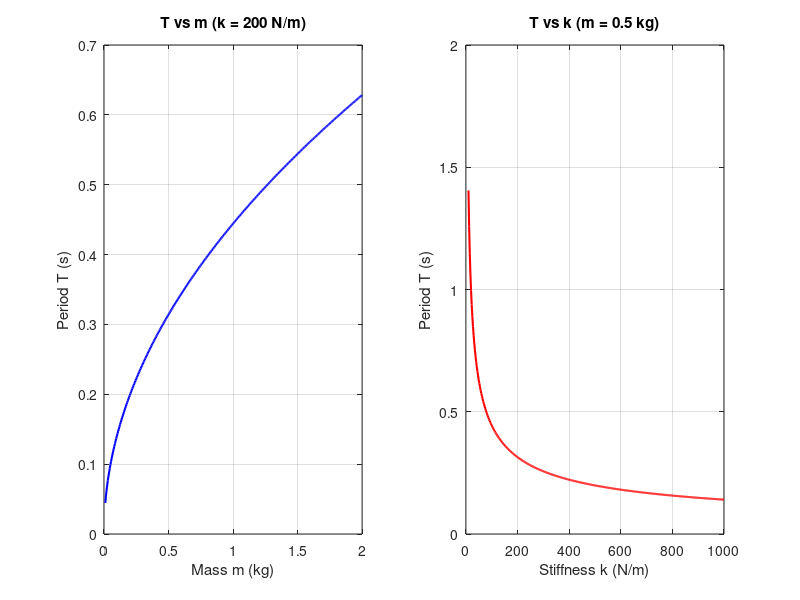
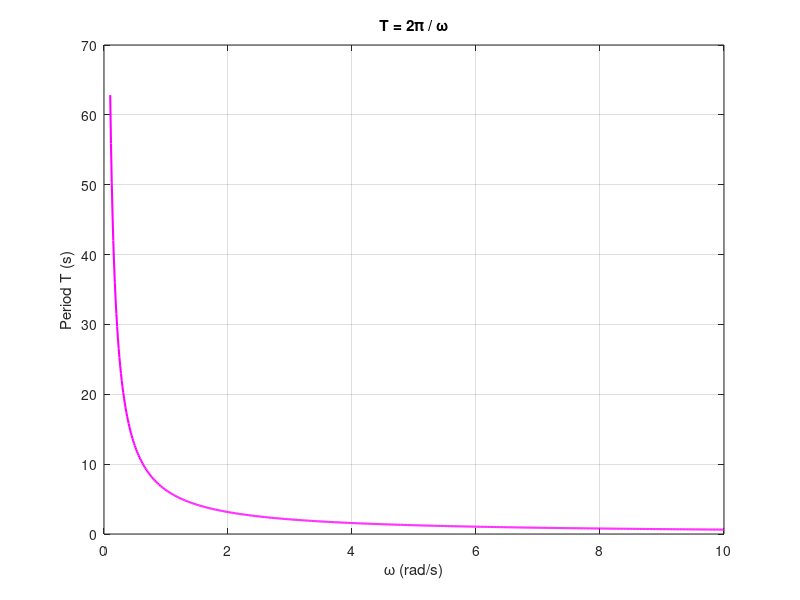

Write the MATLAB code that produced these figures, in order.
% Parameters (change as needed)
k = 200;            % spring constant (N/m)
m = linspace(0.01, 2.0, 400); % mass range (kg), avoid m=0
omega = sqrt(k ./ m);        % angular frequency (rad/s)
T_from_m = 2*pi ./ omega;    % T = 2*pi*sqrt(m/k)

% Plot T vs m
figure;
subplot(1,2,1)
plot(m, T_from_m, 'b-', 'LineWidth', 1.5)
xlabel('Mass m (kg)')
ylabel('Period T (s)')
title(sprintf('T vs m (k = %g N/m)', k))
grid on

% Plot T vs k for fixed mass m0
m0 = 0.5;                       % example fixed mass (kg)
kvec = linspace(10, 1000, 400); % stiffness range (N/m)
T_from_k = 2*pi * sqrt(m0 ./ kvec);

subplot(1,2,2)
plot(kvec, T_from_k, 'r-', 'LineWidth', 1.5)
xlabel('Stiffness k (N/m)')
ylabel('Period T (s)')
title(sprintf('T vs k (m = %g kg)', m0))
grid on

% Optional: separate figure showing T vs omega and marking relation T = 2*pi/omega
figure;
omega_vals = linspace(0.1, 10, 800); % avoid omega=0
T_vs_omega = 2*pi ./ omega_vals;
plot(omega_vals, T_vs_omega, 'm-', 'LineWidth', 1.5)
xlabel('\omega (rad/s)')
ylabel('Period T (s)')
title('T = 2\pi / \omega')
grid on
